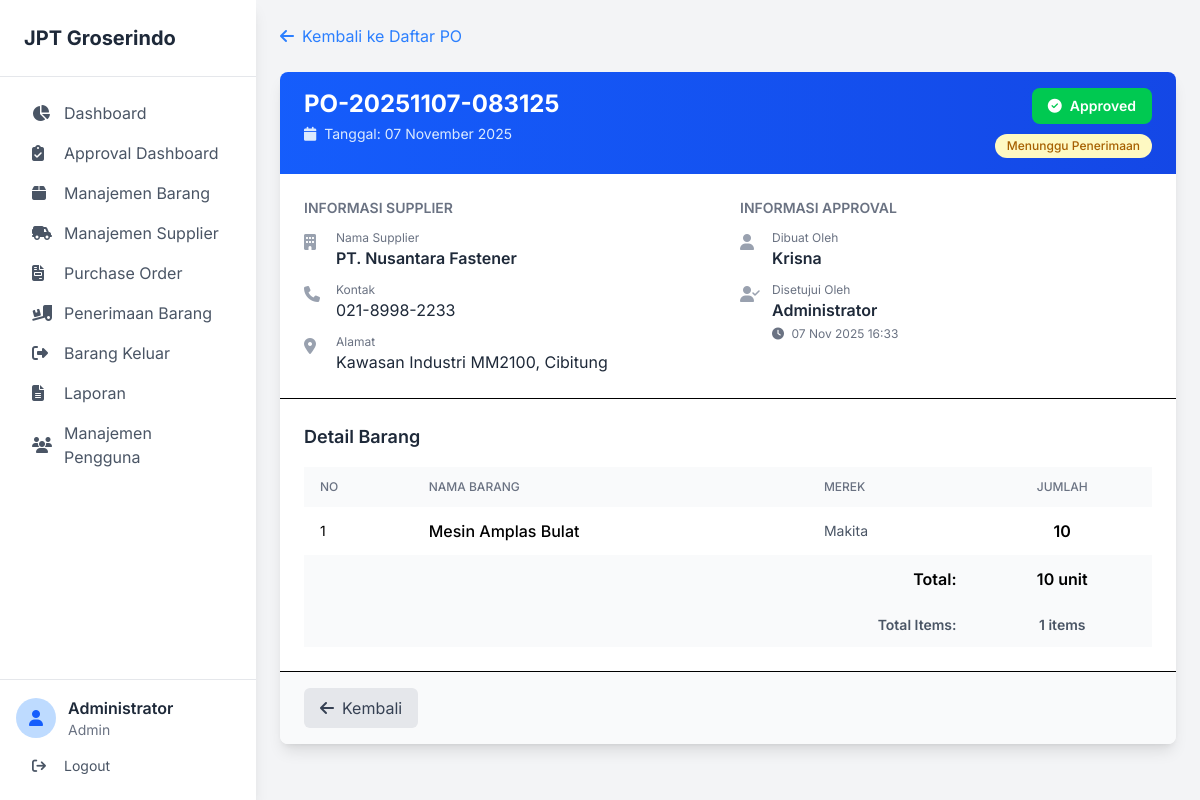
The page /index.php?page=po-detail&id=13 (signed in) on the database its author committed.
### tables this page shows
CREATE TABLE `purchase_orders` (
  `id_po` int(11) NOT NULL AUTO_INCREMENT,
  `kode_po` varchar(50) NOT NULL,
  `tanggal_po` date NOT NULL,
  `id_supplier` int(11) NOT NULL,
  `id_user` int(11) NOT NULL,
  `status` enum('Menunggu Penerimaan','Selesai Diterima','Dibatalkan') DEFAULT 'Menunggu Penerimaan',
  `status_approval` enum('Pending','Approved','Declined') DEFAULT 'Pending',
  `approved_by` int(11) DEFAULT NULL,
  `approved_at` datetime DEFAULT NULL,
  `approval_notes` text DEFAULT NULL,
  PRIMARY KEY (`id_po`),
  UNIQUE KEY `kode_po` (`kode_po`),
  KEY `id_supplier` (`id_supplier`),
  KEY `id_user` (`id_user`),
  KEY `approved_by` (`approved_by`),
  CONSTRAINT `purchase_orders_ibfk_1` FOREIGN KEY (`id_supplier`) REFERENCES `suppliers` (`id_supplier`),
  CONSTRAINT `purchase_orders_ibfk_2` FOREIGN KEY (`id_user`) REFERENCES `users` (`id_user`),
  CONSTRAINT `purchase_orders_ibfk_3` FOREIGN KEY (`approved_by`) REFERENCES `users` (`id_user`)
);

CREATE TABLE `suppliers` (
  `id_supplier` int(11) NOT NULL AUTO_INCREMENT,
  `nama_supplier` varchar(255) NOT NULL,
  `alamat` text DEFAULT NULL,
  `telepon` varchar(20) DEFAULT NULL,
  PRIMARY KEY (`id_supplier`)
);

CREATE TABLE `users` (
  `id_user` int(11) NOT NULL AUTO_INCREMENT,
  `nama_lengkap` varchar(255) NOT NULL,
  `username` varchar(100) NOT NULL,
  `password` varchar(255) NOT NULL,
  `role` enum('Admin','Staf Purchasing','Staf Penerimaan') NOT NULL,
  PRIMARY KEY (`id_user`),
  UNIQUE KEY `username` (`username`)
);

CREATE TABLE `po_details` (
  `id_po_detail` int(11) NOT NULL AUTO_INCREMENT,
  `id_po` int(11) NOT NULL,
  `id_barang` varchar(20) NOT NULL,
  `jumlah_pesan` int(11) NOT NULL,
  PRIMARY KEY (`id_po_detail`),
  KEY `id_po` (`id_po`),
  KEY `id_barang` (`id_barang`),
  CONSTRAINT `po_details_ibfk_1` FOREIGN KEY (`id_po`) REFERENCES `purchase_orders` (`id_po`) ON DELETE CASCADE ON UPDATE CASCADE,
  CONSTRAINT `po_details_ibfk_2` FOREIGN KEY (`id_barang`) REFERENCES `barang` (`id_barang`)
);

CREATE TABLE `barang` (
  `id_barang` varchar(20) NOT NULL,
  `nama_barang` varchar(255) NOT NULL,
  `merek` varchar(100) DEFAULT NULL,
  `stok` int(11) NOT NULL DEFAULT 0,
  `lokasi` varchar(100) DEFAULT NULL,
  PRIMARY KEY (`id_barang`)
);

### pages/po_detail.php (the view, shortened to what this page needs)
<?php
$id_po = (int)$_GET['id'];
$po = null;
$po_details = [];
try {
    $stmt_po = $pdo->prepare("
        SELECT po.*, s.nama_supplier, s.telepon, s.alamat,
               u_created.nama_lengkap as created_by_name,
               u_approved.nama_lengkap as approved_by_name
        FROM purchase_orders po
        JOIN suppliers s ON po.id_supplier = s.id_supplier
        LEFT JOIN users u_created ON po.id_user = u_created.id_user
        LEFT JOIN users u_approved ON po.approved_by = u_approved.id_user
        WHERE po.id_po = ?
    ");
    $stmt_po->execute([$id_po]);
    $po = $stmt_po->fetch(PDO::FETCH_ASSOC);
    $stmt_detail = $pdo->prepare("
        SELECT pod.*, b.nama_barang, b.merek
        FROM po_details pod
        JOIN barang b ON pod.id_barang = b.id_barang
        WHERE pod.id_po = ?
    ");
    $stmt_detail->execute([$id_po]);
    $po_details = $stmt_detail->fetchAll(PDO::FETCH_ASSOC);
    $total_items = count($po_details);
    $total_quantity = array_sum(array_column($po_details, 'jumlah_pesan'));
} catch (PDOException $e) {
    $error_message = 'Database error: ' . $e->getMessage();
}
?>
<div class="mb-6">
    <a href="index.php?page=purchase-order" class="text-blue-500 hover:text-blue-700 flex items-center gap-2 inline-flex">
        <i class="fa-solid fa-arrow-left"></i>
        <span>Kembali ke Daftar PO</span>
    </a>
</div>
<div class="bg-white rounded-lg shadow-lg overflow-hidden">
    <div class="bg-gradient-to-r from-blue-600 to-blue-700 px-6 py-4">
        <div class="flex justify-between items-start flex-wrap gap-4">
            <div>
                <h1 class="text-2xl font-bold text-white mb-1"><?php echo htmlspecialchars($po['kode_po']); ?></h1>
                <p class="text-blue-100 text-sm">
                    <i class="fa-solid fa-calendar mr-1"></i>
                    Tanggal: <?php echo date('d F Y', strtotime($po['tanggal_po'])); ?>
                </p>
            </div>
            <div class="text-right">
                <?php
                $approval_status = $po['status_approval'] ?? 'Pending';
                $badge_class = '';
                $icon = '';
                if ($approval_status === 'Approved') {
                    $badge_class = 'bg-green-500 text-white';
                    $icon = '<i class="fa-solid fa-check-circle mr-2"></i>';
                } elseif ($approval_status === 'Declined') {
                    $badge_class = 'bg-red-500 text-white';
                    $icon = '<i class="fa-solid fa-times-circle mr-2"></i>';
                } else {
                    $badge_class = 'bg-yellow-500 text-white';
                    $icon = '<i class="fa-solid fa-clock mr-2"></i>';
                }
                ?>
                <span class="inline-block px-4 py-2 rounded-lg font-semibold text-sm <?php echo $badge_class; ?>">
                    <?php echo $icon . htmlspecialchars($approval_status); ?>
                </span>
                <div class="mt-2">
                    <?php
                    $status = $po['status'];
                    $status_class = '';
                    if ($status === 'Selesai Diterima') {
                        $status_class = 'bg-blue-100 text-blue-700';
                    } elseif ($status === 'Dibatalkan') {
                        $status_class = 'bg-gray-100 text-gray-700';
                    } else {
                        $status_class = 'bg-yellow-100 text-yellow-700';
                    }
                    ?>
                    <span class="inline-block px-3 py-1 rounded-full text-xs font-medium <?php echo $status_class; ?>">
                        <?php echo htmlspecialchars($status); ?>
                    </span>
                </div>
            </div>
        </div>
    </div>
    <div class="grid grid-cols-1 md:grid-cols-2 gap-6 p-6 border-b">
        <div>
            <h3 class="text-sm font-semibold text-gray-500 uppercase mb-3">Informasi Supplier</h3>
            <div class="space-y-3">
                <div class="flex items-start">
                    <i class="fa-solid fa-building text-gray-400 mt-1 mr-3 w-5"></i>
                    <div>
                        <p class="text-xs text-gray-500">Nama Supplier</p>
                        <p class="font-semibold text-gray-800"><?php echo htmlspecialchars($po['nama_supplier']); ?></p>
                    </div>
                </div>
                <div class="flex items-start">
                    <i class="fa-solid fa-phone text-gray-400 mt-1 mr-3 w-5"></i>
                    <div>
                        <p class="text-xs text-gray-500">Kontak</p>
                        <p class="text-gray-800"><?php echo htmlspecialchars($po['telepon'] ?? '-'); ?></p>
                    </div>
                </div>
                <div class="flex items-start">
                    <i class="fa-solid fa-location-dot text-gray-400 mt-1 mr-3 w-5"></i>
                    <div>
                        <p class="text-xs text-gray-500">Alamat</p>
                        <p class="text-gray-800"><?php echo htmlspecialchars($po['alamat'] ?? '-'); ?></p>
                    </div>
                </div>
            </div>
        </div>
        <div>
            <h3 class="text-sm font-semibold text-gray-500 uppercase mb-3">Informasi Approval</h3>
            <div class="space-y-3">
                <div class="flex items-start">
                    <i class="fa-solid fa-user text-gray-400 mt-1 mr-3 w-5"></i>
                    <div>
                        <p class="text-xs text-gray-500">Dibuat Oleh</p>
                        <p class="font-semibold text-gray-800"><?php echo htmlspecialchars($po['created_by_name'] ?? 'Unknown'); ?></p>
                    </div>
                </div>
                <?php if (!empty($po['approved_by'])): ?>
                <div class="flex items-start">
                    <i class="fa-solid fa-user-check text-gray-400 mt-1 mr-3 w-5"></i>
                    <div>
                        <p class="text-xs text-gray-500">
                            <?php echo $approval_status === 'Approved' ? 'Disetujui Oleh' : 'Ditolak Oleh'; ?>
                        </p>
                        <p class="font-semibold text-gray-800"><?php echo htmlspecialchars($po['approved_by_name']); ?></p>
                        <?php if (!empty($po['approved_at'])): ?>
                        <p class="text-xs text-gray-500 mt-1">
                            <i class="fa-solid fa-clock mr-1"></i>
                            <?php echo date('d M Y H:i', strtotime($po['approved_at'])); ?>
                        </p>
                        <?php endif; ?>
                    </div>
                </div>
                <?php endif; ?>
            </div>
        </div>
    </div>
    <div class="p-6">
        <h3 class="text-lg font-semibold text-gray-800 mb-4">Detail Barang</h3>
        <div class="overflow-x-auto">
            <table class="w-full table-auto">
                <thead class="bg-gray-50">
                    <tr>
                        <th class="px-4 py-3 text-left text-xs font-medium text-gray-500 uppercase">No</th>
                        <th class="px-4 py-3 text-left text-xs font-medium text-gray-500 uppercase">Nama Barang</th>
                        <th class="px-4 py-3 text-left text-xs font-medium text-gray-500 uppercase">Merek</th>
                        <th class="px-4 py-3 text-center text-xs font-medium text-gray-500 uppercase">Jumlah</th>
                    </tr>
                </thead>
                <tbody class="divide-y divide-gray-200">
                    <?php if (count($po_details) > 0): ?>
                        <?php foreach ($po_details as $index => $detail): ?>
                        <tr class="hover:bg-gray-50">
                            <td class="px-4 py-3 text-sm"><?php echo $index + 1; ?></td>
                            <td class="px-4 py-3 font-medium"><?php echo htmlspecialchars($detail['nama_barang']); ?></td>
                            <td class="px-4 py-3 text-sm text-gray-600"><?php echo htmlspecialchars($detail['merek'] ?? '-'); ?></td>
                            <td class="px-4 py-3 text-center font-semibold"><?php echo number_format($detail['jumlah_pesan'], 0, ',', '.'); ?></td>
                        </tr>
                        <?php endforeach; ?>
                    <?php endif; ?>
                </tbody>
                <?php if (count($po_details) > 0): ?>
                <tfoot class="bg-gray-50 font-semibold">
                    <tr>
                        <td colspan="3" class="px-4 py-3 text-right">Total:</td>
                        <td class="px-4 py-3 text-center"><?php echo number_format($total_quantity, 0, ',', '.'); ?> unit</td>
                    </tr>
                    <tr>
                        <td colspan="3" class="px-4 py-3 text-right text-sm text-gray-600">Total Items:</td>
                        <td class="px-4 py-3 text-center text-sm text-gray-600"><?php echo $total_items; ?> items</td>
                    </tr>
                </tfoot>
                <?php endif; ?>
            </table>
        </div>
    </div>
    <div class="bg-gray-50 px-6 py-4 flex justify-between items-center border-t flex-wrap gap-3">
        <a href="index.php?page=purchase-order"
           class="px-4 py-2 bg-gray-200 text-gray-700 rounded-md hover:bg-gray-300 transition-colors inline-flex items-center">
            <i class="fa-solid fa-arrow-left mr-2"></i>Kembali
        </a>
    </div>
</div>

### includes/header.php (style rules this page uses)
body { font-family: 'Inter', sans-serif; }

### rows shown on the page
purchase_orders: kode_po "PO-20251107-083125", tanggal_po "07 November 2025", status_approval "Approved", status "Menunggu Penerimaan", id_supplier.nama_supplier "PT. Nusantara Fastener", id_supplier.telepon "021-8998-2233", id_supplier.alamat "Kawasan Industri MM2100, Cibitung", id_user.nama_lengkap "Krisna", approved_by.nama_lengkap "Administrator", approved_at "07 Nov 2025 16:33"
po_details: id_barang.nama_barang "Mesin Amplas Bulat", id_barang.merek "Makita", jumlah_pesan "10"

### other values the page prints
$item['label'] "Dashboard"
$item['label'] "Approval Dashboard"
$item['label'] "Manajemen Barang"
$item['label'] "Manajemen Supplier"
$item['label'] "Purchase Order"
$item['label'] "Penerimaan Barang"
$item['label'] "Barang Keluar"
$item['label'] "Laporan"
$item['label'] "Manajemen Pengguna"
$_SESSION['nama_lengkap'] "Administrator"
$_SESSION['role'] "Admin"
$total_quantity "10"
$total_items "1"
